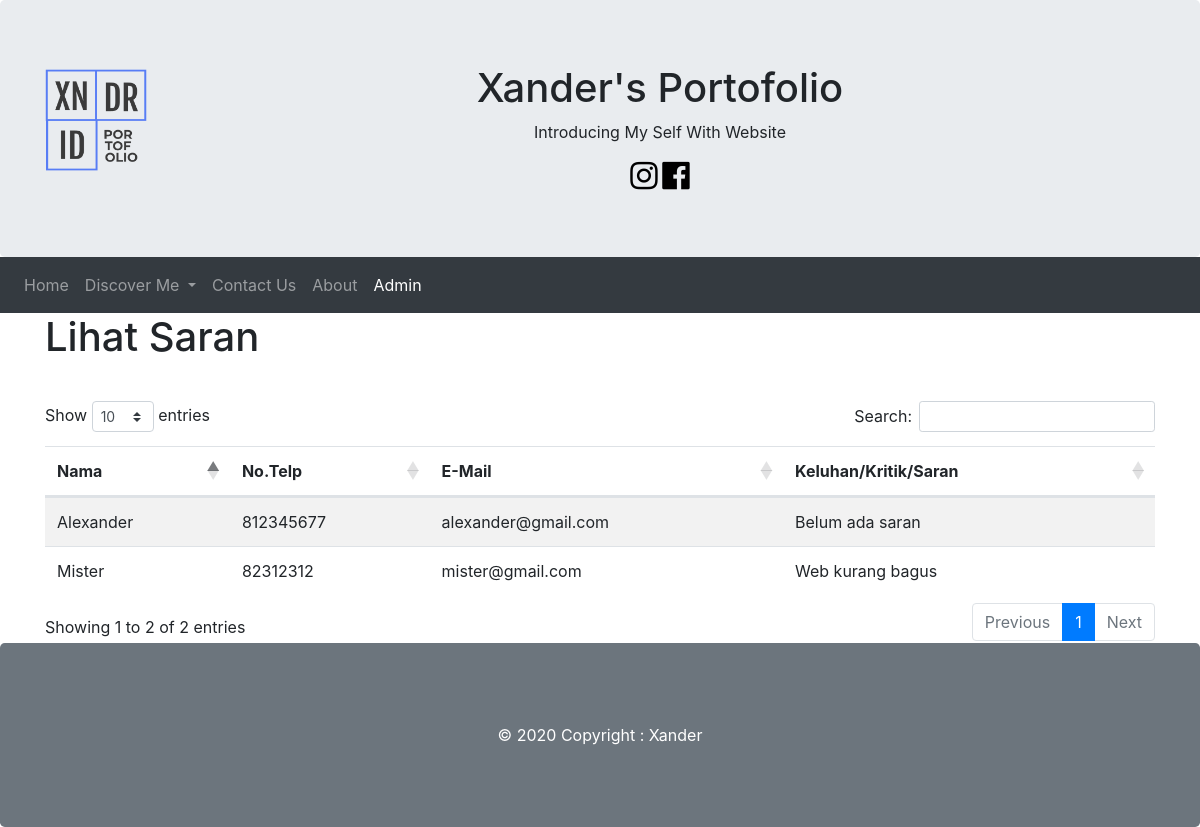
Screenshot of /lihat_kontak.php with the database file from the repository.
### tables this page shows
CREATE TABLE `kontak` (
  `no_telp` int(11) NOT NULL,
  `nama` varchar(255) NOT NULL,
  `email` text NOT NULL,
  `keluhan` text NOT NULL
);

### lihat_kontak.php (the view, shortened to what this page needs)
<!DOCTYPE html>
<html lang="en">
<head>
     <link rel="stylesheet" href="https://stackpath.bootstrapcdn.com/bootstrap/4.5.2/css/bootstrap.min.css">
     <link rel="stylesheet" href="https://cdn.datatables.net/1.10.22/css/dataTables.bootstrap4.min.css">
     <link rel="stylesheet" href="https://maxcdn.bootstrapcdn.com/font-awesome/4.4.0/css/font-awesome.min.css">
</head>
<body>
    <?php
      include_once "koneksi.php";
    ?>
    <div class="jumbotron text-center" style="margin-bottom:0">
        <img src="images/logo.png" class="float-left pr-6 pl-2 pb-3" width=120px>
        <h1>Xander's Portofolio</h1>
        <p>Introducing My Self With Website</p>
        <a href="https://instagram.com/alexndrmgw"><i class="fa fa-instagram fa-2x" style="color: black"></i></a>
        <a href="https://facebook.com"><i class="fa fa-facebook-official fa-2x" style="color: black"></i></a>
    </div>
    <nav class="navbar navbar-expand-sm bg-dark navbar-dark">
        <ul class="navbar-nav">
            <li class="nav-item">
                <a class="nav-link" href="home.php">Home</a>
            </li>
            <li class="nav-item dropdown">
              <a class="nav-link dropdown-toggle" href="#" id="navbardrop" data-toggle="dropdown">
                Discover Me
              </a>
            </li>
            <li class="nav-item">
                <a class="nav-link" href="contact.php">Contact Us</a>
            </li>
            <li class="nav-item">
              <a class="nav-link" href="about.php">About</a>
            </li>
            <li class="nav-item active">
              <a class="nav-link" href="admin.php">Admin</a>
            </li>
        </ul>
    </nav>
    <div class="container">
      <div class="row">
        <div class="col-md-12">
        <h1>Lihat Saran</h1>
        </div>
      </div>
      <div class="row">
        <div class="col-md-12">
        <table id="listtable" class="table table-striped">
          <thead>
            <tr>
              <th>Nama </th>
              <th>No.Telp</th>
              <th>E-Mail</th>
              <th>Keluhan/Kritik/Saran</th>
            </tr>
          </thead>
          <tbody>
    <?php
    $strSQL = "SELECT * FROM kontak";
    $runStrSQL = mysqli_query($conn,$strSQL);
    $jmlRowData = mysqli_num_rows($runStrSQL);
    if ($jmlRowData < 0) {
      echo "<tr><td colspan='4'>Data Tidak Terdapat Dalam Database</td></tr>";
    }
    else {
      while($row = mysqli_fetch_assoc($runStrSQL)) {
    ?>
            <tr>
              <td><?php echo $row["nama"] ?></td>
              <td><?php echo $row["no_telp"] ?></td>
              <td><?php echo $row["email"] ?></td>
              <td><?php echo $row["keluhan"] ?></td>
            </tr>
    <?php
      }
    }
    ?>
          </tbody>
        </table>
        </div>
      </div>
    </div>
    <?php
      include_once "footer.php";
    ?>
</body>
</html>

### rows the page displays
kontak: nama "Mister", no_telp "82312312", email "mister@gmail.com", keluhan "Web kurang bagus"
kontak: nama "Alexander", no_telp "812345677", email "alexander@gmail.com", keluhan "Belum ada saran"
